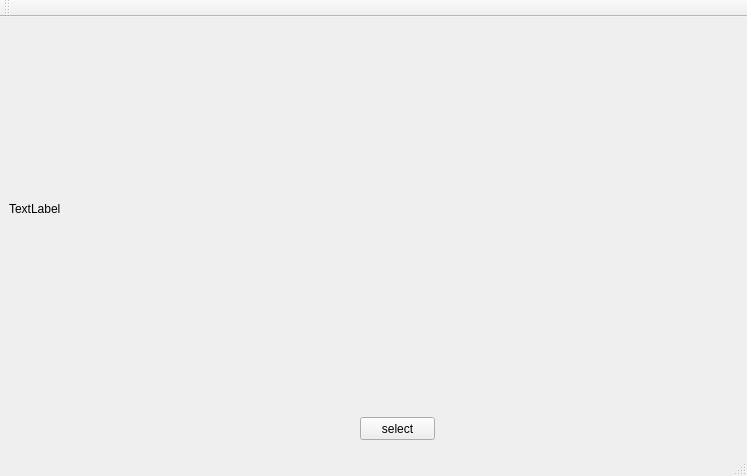
<?xml version="1.0" encoding="UTF-8"?>
<ui version="4.0">
 <class>playVideoClass</class>
 <widget class="QMainWindow" name="playVideoClass">
  <property name="geometry">
   <rect>
    <x>0</x>
    <y>0</y>
    <width>747</width>
    <height>476</height>
   </rect>
  </property>
  <property name="windowTitle">
   <string>playVideo</string>
  </property>
  <widget class="QWidget" name="centralWidget">
   <widget class="QPushButton" name="selectButton">
    <property name="geometry">
     <rect>
      <x>360</x>
      <y>400</y>
      <width>75</width>
      <height>23</height>
     </rect>
    </property>
    <property name="text">
     <string>select</string>
    </property>
   </widget>
   <widget class="QLabel" name="outLabel">
    <property name="geometry">
     <rect>
      <x>9</x>
      <y>1</y>
      <width>731</width>
      <height>381</height>
     </rect>
    </property>
    <property name="text">
     <string>TextLabel</string>
    </property>
   </widget>
  </widget>
  <widget class="QMenuBar" name="menuBar">
   <property name="geometry">
    <rect>
     <x>0</x>
     <y>0</y>
     <width>747</width>
     <height>21</height>
    </rect>
   </property>
  </widget>
  <widget class="QToolBar" name="mainToolBar">
   <attribute name="toolBarArea">
    <enum>TopToolBarArea</enum>
   </attribute>
   <attribute name="toolBarBreak">
    <bool>false</bool>
   </attribute>
  </widget>
  <widget class="QStatusBar" name="statusBar"/>
 </widget>
 <layoutdefault spacing="6" margin="11"/>
 <resources>
  <include location="playvideo.qrc"/>
 </resources>
 <connections/>
</ui>
